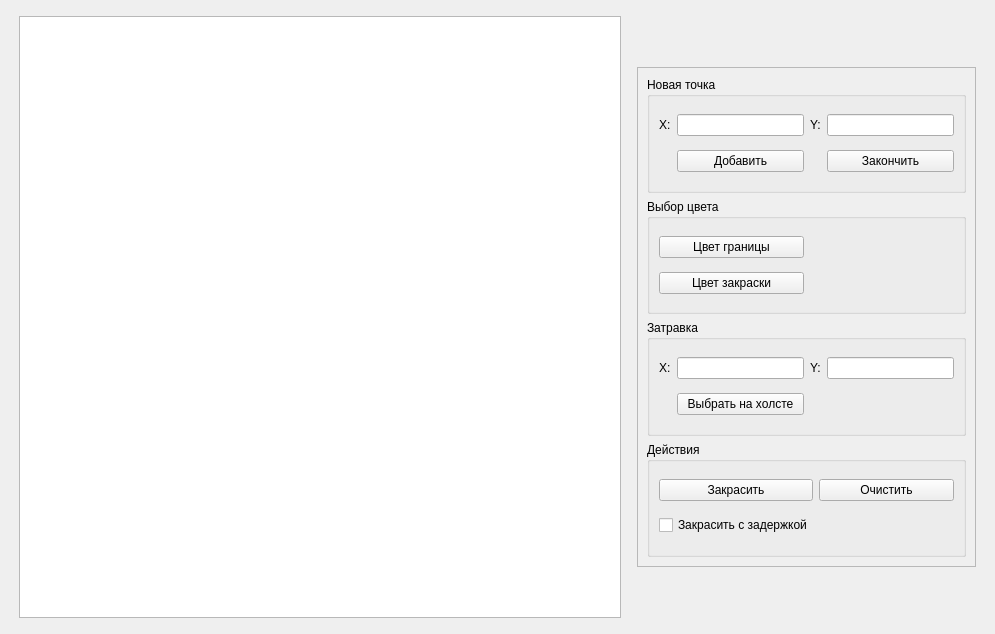
<?xml version="1.0" encoding="UTF-8"?>
<ui version="4.0">
 <class>MainWindow</class>
 <widget class="QMainWindow" name="MainWindow">
  <property name="geometry">
   <rect>
    <x>0</x>
    <y>0</y>
    <width>995</width>
    <height>634</height>
   </rect>
  </property>
  <property name="sizePolicy">
   <sizepolicy hsizetype="Minimum" vsizetype="Minimum">
    <horstretch>0</horstretch>
    <verstretch>0</verstretch>
   </sizepolicy>
  </property>
  <property name="minimumSize">
   <size>
    <width>995</width>
    <height>634</height>
   </size>
  </property>
  <property name="maximumSize">
   <size>
    <width>995</width>
    <height>634</height>
   </size>
  </property>
  <property name="windowTitle">
   <string>KG-6</string>
  </property>
  <widget class="QWidget" name="centralwidget">
   <layout class="QHBoxLayout" name="horizontalLayout">
    <item>
     <widget class="QGraphicsView" name="mainview">
      <property name="enabled">
       <bool>true</bool>
      </property>
      <property name="sizePolicy">
       <sizepolicy hsizetype="Preferred" vsizetype="Preferred">
        <horstretch>0</horstretch>
        <verstretch>0</verstretch>
       </sizepolicy>
      </property>
      <property name="minimumSize">
       <size>
        <width>600</width>
        <height>602</height>
       </size>
      </property>
      <property name="maximumSize">
       <size>
        <width>602</width>
        <height>602</height>
       </size>
      </property>
     </widget>
    </item>
    <item>
     <widget class="QFrame" name="frame">
      <property name="minimumSize">
       <size>
        <width>0</width>
        <height>0</height>
       </size>
      </property>
      <property name="maximumSize">
       <size>
        <width>339</width>
        <height>500</height>
       </size>
      </property>
      <property name="mouseTracking">
       <bool>false</bool>
      </property>
      <property name="frameShape">
       <enum>QFrame::StyledPanel</enum>
      </property>
      <property name="frameShadow">
       <enum>QFrame::Raised</enum>
      </property>
      <layout class="QVBoxLayout" name="verticalLayout">
       <item>
        <widget class="QGroupBox" name="groupBox_2">
         <property name="title">
          <string>Новая точка</string>
         </property>
         <layout class="QGridLayout" name="gridLayout">
          <item row="0" column="2">
           <widget class="QLabel" name="label_2">
            <property name="text">
             <string>Y:</string>
            </property>
           </widget>
          </item>
          <item row="0" column="3">
           <widget class="QLineEdit" name="lineEdit_y"/>
          </item>
          <item row="0" column="1">
           <widget class="QLineEdit" name="lineEdit_x"/>
          </item>
          <item row="0" column="0">
           <widget class="QLabel" name="label">
            <property name="text">
             <string>X:</string>
            </property>
           </widget>
          </item>
          <item row="1" column="1">
           <widget class="QPushButton" name="pushButton_add">
            <property name="text">
             <string>Добавить</string>
            </property>
           </widget>
          </item>
          <item row="1" column="3">
           <widget class="QPushButton" name="pushButton_end">
            <property name="text">
             <string>Закончить</string>
            </property>
           </widget>
          </item>
         </layout>
        </widget>
       </item>
       <item>
        <widget class="QGroupBox" name="groupBox">
         <property name="minimumSize">
          <size>
           <width>0</width>
           <height>0</height>
          </size>
         </property>
         <property name="title">
          <string>Выбор цвета</string>
         </property>
         <layout class="QGridLayout" name="gridLayout_6">
          <item row="1" column="1">
           <widget class="QPushButton" name="pushButton_bd_clr">
            <property name="text">
             <string>Цвет границы</string>
            </property>
           </widget>
          </item>
          <item row="2" column="1">
           <widget class="QPushButton" name="pushButton_fill_clr">
            <property name="text">
             <string>Цвет закраски</string>
            </property>
           </widget>
          </item>
          <item row="1" column="2">
           <widget class="QLabel" name="label_bd">
            <property name="minimumSize">
             <size>
              <width>83</width>
              <height>0</height>
             </size>
            </property>
            <property name="text">
             <string/>
            </property>
           </widget>
          </item>
          <item row="2" column="2">
           <widget class="QLabel" name="label_fill">
            <property name="minimumSize">
             <size>
              <width>83</width>
              <height>0</height>
             </size>
            </property>
            <property name="text">
             <string/>
            </property>
           </widget>
          </item>
         </layout>
        </widget>
       </item>
       <item>
        <widget class="QGroupBox" name="groupBox_4">
         <property name="title">
          <string>Затравка</string>
         </property>
         <layout class="QGridLayout" name="gridLayout_3">
          <item row="0" column="2">
           <widget class="QLabel" name="label_4">
            <property name="text">
             <string>Y:</string>
            </property>
           </widget>
          </item>
          <item row="0" column="0">
           <widget class="QLabel" name="label_3">
            <property name="text">
             <string>X:</string>
            </property>
           </widget>
          </item>
          <item row="0" column="1">
           <widget class="QLineEdit" name="lineEdit_seed_x"/>
          </item>
          <item row="0" column="3">
           <widget class="QLineEdit" name="lineEdit_seed_y"/>
          </item>
          <item row="1" column="1">
           <widget class="QPushButton" name="pushButton_seed">
            <property name="text">
             <string>Выбрать на холсте</string>
            </property>
           </widget>
          </item>
         </layout>
        </widget>
       </item>
       <item>
        <widget class="QGroupBox" name="groupBox_3">
         <property name="title">
          <string>Действия</string>
         </property>
         <layout class="QGridLayout" name="gridLayout_2">
          <item row="0" column="0">
           <widget class="QPushButton" name="pushButton_fill">
            <property name="text">
             <string>Закрасить</string>
            </property>
           </widget>
          </item>
          <item row="0" column="1">
           <widget class="QPushButton" name="pushButton_clear">
            <property name="text">
             <string>Очистить</string>
            </property>
           </widget>
          </item>
          <item row="1" column="0">
           <widget class="QCheckBox" name="checkBox">
            <property name="text">
             <string>Закрасить с задержкой</string>
            </property>
           </widget>
          </item>
         </layout>
        </widget>
       </item>
      </layout>
     </widget>
    </item>
   </layout>
  </widget>
 </widget>
 <resources/>
 <connections/>
</ui>
